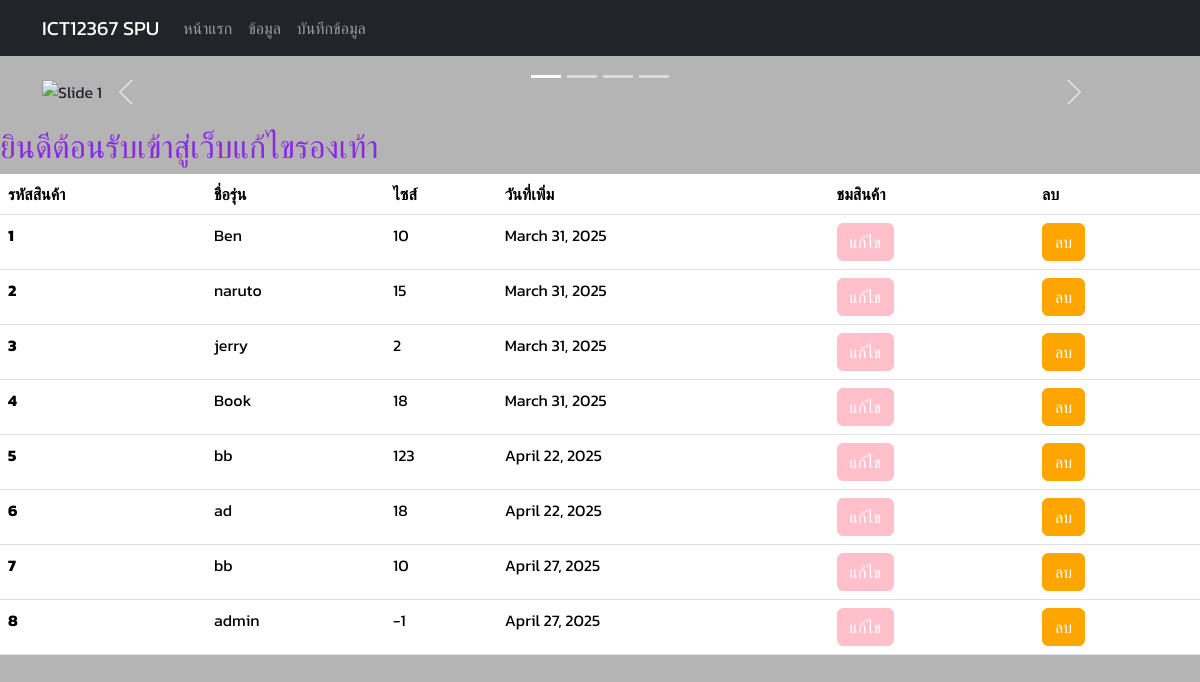
The page / on the database its author committed.
### myapp/models.py (models this page shows, shortened)
class Person(models.Model):
    name=models.CharField(max_length=100, blank=False, null=False)
    age=models.IntegerField()
    date=models.DateField(auto_now_add=True)

### myapp/views.py (the view)
# urls.py: path('',views.index, name='index'),
def index(request):
    all_Person = Person.objects.all()
    return render(request, "index.html",{"all_person":all_Person})

### myapp/templates/index.html (shortened to what this page needs)
<!DOCTYPE html>
<html lang="en">
<head>
    <link href="https://cdn.jsdelivr.net/npm/bootstrap@5.3.3/dist/css/bootstrap.min.css" rel="stylesheet">
</head>
<header>
    <nav class="navbar navbar-expand-lg navbar-dark bg-dark">
        <div class="container">
            <a class="navbar-brand" href="#">ICT12367 SPU</a>
            <div class="collapse navbar-collapse" id="navbarNav">
              <ul class="navbar-nav ml-auto">
                <li class="nav-item"><a class="nav-link" href="{% url 'about' %}">หน้าแรก</a></li>
                <li class="nav-item"><a class="nav-link" href="{% url 'index' %}">ข้อมูล</a></li>
                <li class="nav-item"><a class="nav-link" href="{% url 'form' %}">บันทึกข้อมูล</a></li>
            </ul>
            </div>
        </div>
    </nav>
</header>
  <section id="slider" class="container my-4">
    <div id="mySlider" class="carousel slide" data-bs-ride="carousel">
      <div class="carousel-indicators">
        <button type="button" data-bs-target="#mySlider" data-bs-slide-to="0" class="active"></button>
        <button type="button" data-bs-target="#mySlider" data-bs-slide-to="1"></button>
        <button type="button" data-bs-target="#mySlider" data-bs-slide-to="2"></button>
        <button type="button" data-bs-target="#mySlider" data-bs-slide-to="3"></button>
      </div>
      <div class="carousel-inner">
        <div class="carousel-item active">
            <img src="https://media.about.nike.com/image-downloads/cf68f541-fc92-4373-91cb-086ae0fe2f88/002-nike-logos-swoosh-white.jpg" class="d-block w-100" alt="Slide 1">
            <div class="carousel-caption d-none d-md-block">
            </div>
        </div>
      <button class="carousel-control-prev" type="button" data-bs-target="#mySlider" data-bs-slide="prev">
        <span class="carousel-control-prev-icon"></span>
      </button>
      <button class="carousel-control-next" type="button" data-bs-target="#mySlider" data-bs-slide="next">
        <span class="carousel-control-next-icon"></span>
      </button>
    </div>
  </section>
<body>
{% block content %}
    <h2 style="color:blueviolet; font-family: Kanit;">ยินดีต้อนรับเข้าสู่เว็บแก้ไขรองเท้า</h2>
    <table class="table table-hover">
        <thead>
            <tr>
            <th scope="col">รหัสสินค้า</th>
            <th scope="col">ชื่อรุ่น</th>
            <th scope="col">ไซส์</th>
            <th scope="col">วันที่เพิ่ม</th>
            <th scope="col">ชมสินค้า</th>
            <th scope="col">ลบ</th>
            </tr>
        </thead>
        <tbody>
           {% for person in all_person %}
          <tr>
            <th scope="row">{{person.id}}</th>
            <td>{{person.name}}</td>
            <td>{{person.age}}</td>
            <td>{{ person.date|date:"F d, Y" }}</td>
            <td><a href="#" class="btn btn-warning">แก้ไข</a></td>
            <td><a href="#" class="btn btn-danger">ลบ</a></td>
          </tr>
          {% endfor %}
        </tbody>
      </table>
</body>
</html>
{% endblock %}

### myapp/templates/index.html (style rules this page uses)
body { font-family: 'Kanit', sans-serif; background-color: rgb(180, 180, 180); }
.btn-warning { background-color: pink !important; border-color: pink !important; color: white !important; }
.btn-danger { background-color: orange !important; border-color: orange !important; color: white !important; }

### rows shown on the page
Person: id "1", name "Ben", age "10", date "March 31, 2025"
Person: id "2", name "naruto", age "15", date "March 31, 2025"
Person: id "3", name "jerry", age "2", date "March 31, 2025"
Person: id "4", name "Book", age "18", date "March 31, 2025"
Person: id "5", name "bb", age "123", date "April 22, 2025"
Person: id "6", name "ad", age "18", date "April 22, 2025"
Person: id "7", name "bb", age "10", date "April 27, 2025"
Person: id "8", name "admin", age "-1", date "April 27, 2025"
